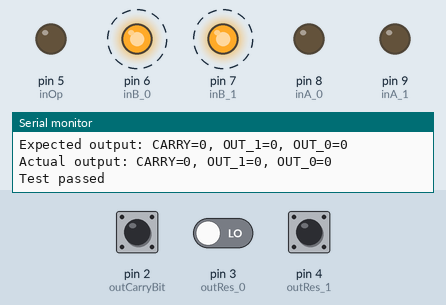
A sketch run on a simulated Arduino Uno, built with avr-gcc and run on an emulated ATmega328P. Shown: output pins drawn as LEDs (lit = HIGH), the last lines printed to the serial monitor. Dashed ring = blinking. Inputs (shaded band) come from the test bench; at power-on: pin 2 (outCarryBit) LOW, pin 4 (outRes_1) LOW, pin 3 (outRes_0) LOW.

Above: at 6.9 s.
7.0 s: pin 2 (outCarryBit) pulsed HIGH 2 times (0.12 s each, 0.3 s apart)
At 9.5 s:
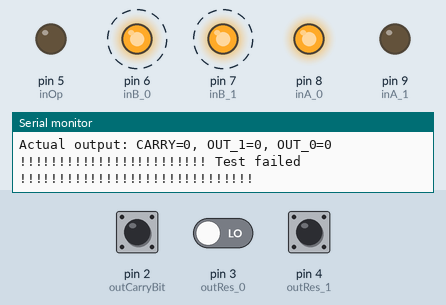
10.5 s: pin 4 (outRes_1) pulsed HIGH 2 times (0.12 s each, 0.3 s apart)
At 13.9 s:
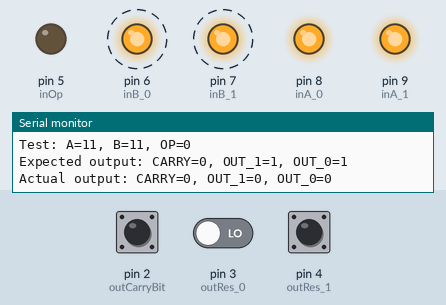
14.0 s: pin 2 (outCarryBit) driven HIGH
At 16.7 s:
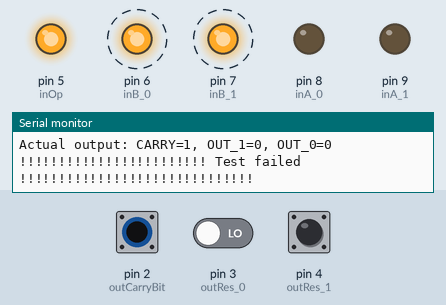
17.6 s: pin 3 (outRes_0) driven HIGH
Timing chart, 0 to 25.1 s (numbered marks = the images above; inputs shaded):
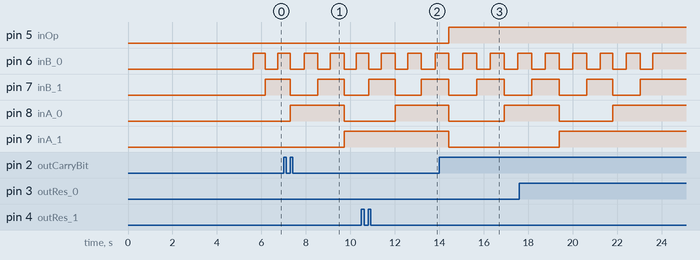

The sketch:

2_bit_2_op_alu_test.ino
```cpp
#define AND 0
#define PLUS 1


const int inA_1 = 9;
const int inA_0 = 8;
const int inB_1 = 7;
const int inB_0 = 6;
const int inOp = 5;

const int outRes_1 = 4;
const int outRes_0 = 3;
const int outCarryBit = 2;


String toBinary(int val, int bits) {
  String result;
  result.reserve(bits);

  for (int i = 0; i < bits; i++) {
    result += (val & (1 << (bits - 1 - i))) ? '1' : '0';
  }

  return result;
}


void testOperation(int a, int b, int operation) {
  digitalWrite(inA_1, (a >> 1) & 1);
  digitalWrite(inA_0, a&1);
  digitalWrite(inB_1, (b >> 1) & 1);
  digitalWrite(inB_0, b&1);
  digitalWrite(inOp, operation);

  String operationSymbol;
  int expectedRes;
  int expectedCarryBit;
  if (!operation) {
    operationSymbol = "AND";
    expectedRes = a&b;
    expectedCarryBit = 0;
  } else {
    operationSymbol = "+";
    expectedRes = a+b;
    expectedCarryBit = (expectedRes >> 2) & 1;
  }

  int carryBit = digitalRead(outCarryBit);
  int res_1 = digitalRead(outRes_1);
  int res_0 = digitalRead(outRes_0);

  char buf[64];
  sprintf(buf, "Test: A=%s, B=%s, OP=%d\n", toBinary(a, 2).c_str(), toBinary(b, 2).c_str(), operation);
  Serial.print(buf);

  sprintf(buf, "Expected output: CARRY=%d, OUT_1=%d, OUT_0=%d\n", expectedCarryBit, (expectedRes >> 1) & 1, expectedRes&1);
  Serial.print(buf);

  sprintf(buf, "Actual output: CARRY=%d, OUT_1=%d, OUT_0=%d\n", carryBit, res_1, res_0);
  Serial.print(buf);

  if (expectedCarryBit == carryBit && res_1 == ((expectedRes >> 1) & 1) && res_0 == (expectedRes&1)) {
    Serial.println("Test passed");
  } else {
    Serial.println("!!!!!!!!!!!!!!!!!!!!!!!! Test failed !!!!!!!!!!!!!!!!!!!!!!!!!!!!!!");
  }

  Serial.println();
}


void testAND() {
  for (int a=0; a<4; ++a) {
    for (int b=0; b<4; ++b) {
      testOperation(a, b, AND);
      delay(500);
    }
  }
}


void testPLUS() {
  for (int a=0; a<4; ++a) {
    for (int b=0; b<4; ++b) {
      testOperation(a, b, PLUS);
      delay(500);
    }
  }
}


void testALU() {
  Serial.println("Testing AND");
  testAND();

  Serial.println();

  Serial.println("Testing PLUS");
  testPLUS();
}


void setup() {
  Serial.begin(9600);

  pinMode(inA_1, OUTPUT);
  pinMode(inA_0, OUTPUT);
  pinMode(inB_1, OUTPUT);
  pinMode(inB_0, OUTPUT);
  pinMode(inOp, OUTPUT);
  pinMode(outRes_1, INPUT);
  pinMode(outRes_0, INPUT);
  pinMode(outCarryBit, INPUT);

  digitalWrite(inA_1, LOW);
  digitalWrite(inA_0, LOW);
  digitalWrite(inB_1, LOW);
  digitalWrite(inB_0, LOW);
  digitalWrite(inOp, LOW);
}


void loop() {
  delay(5000);
  Serial.print("Tesing 2 bit ALU with operations AND and PLUS\n\n");
  testALU();
}
```

Measured:
- by itself, pin 6 (inB_0): alternates HIGH for 0.62 s and LOW for 0.62 s, 10 changes in all, then stays HIGH
- by itself, pin 7 (inB_1): alternates HIGH for 1.2 s and LOW for 1.2 s, 5 changes in all, then stays HIGH
